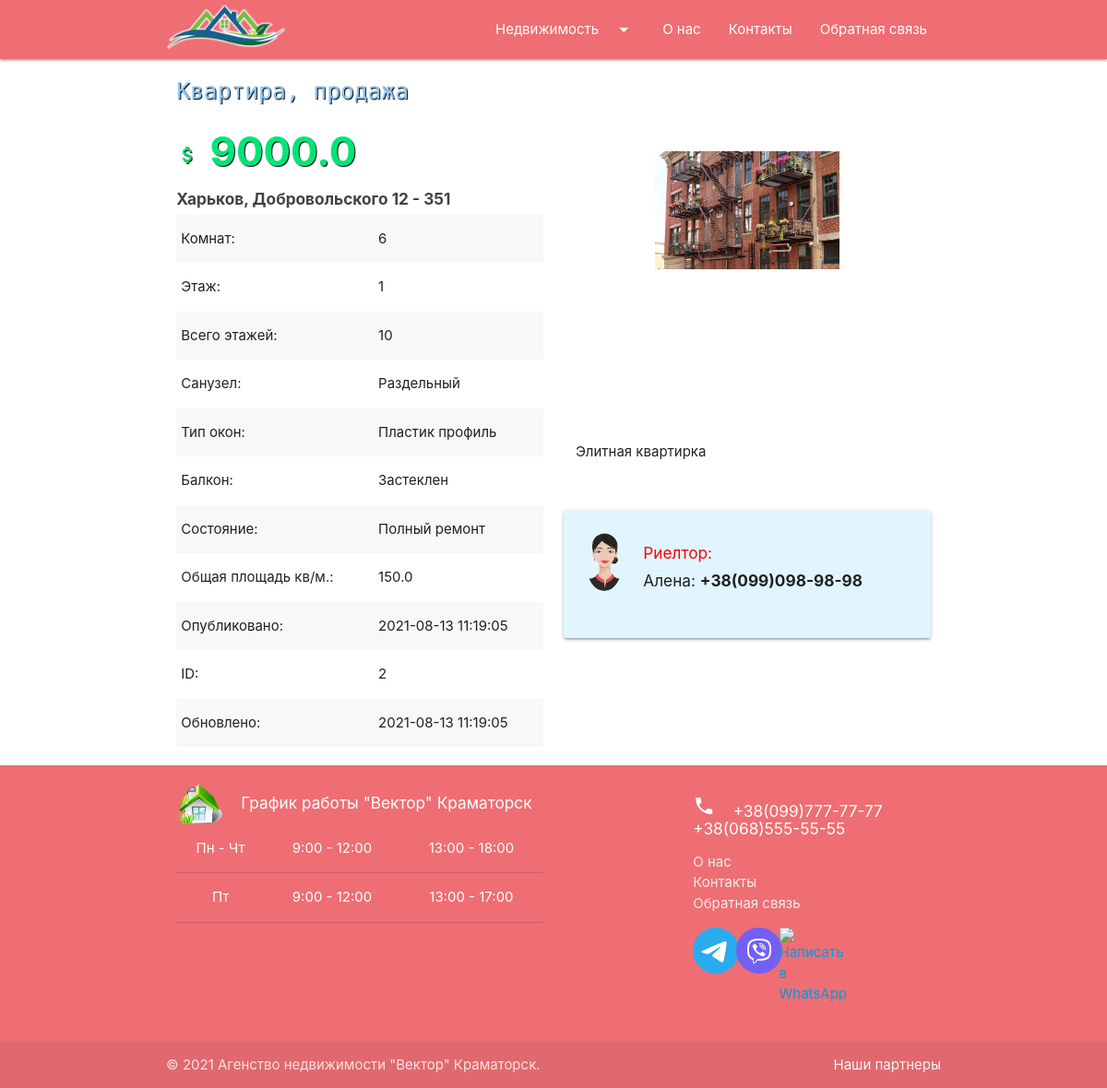
/apartment/2/, run on an earlier commit of the app's database.
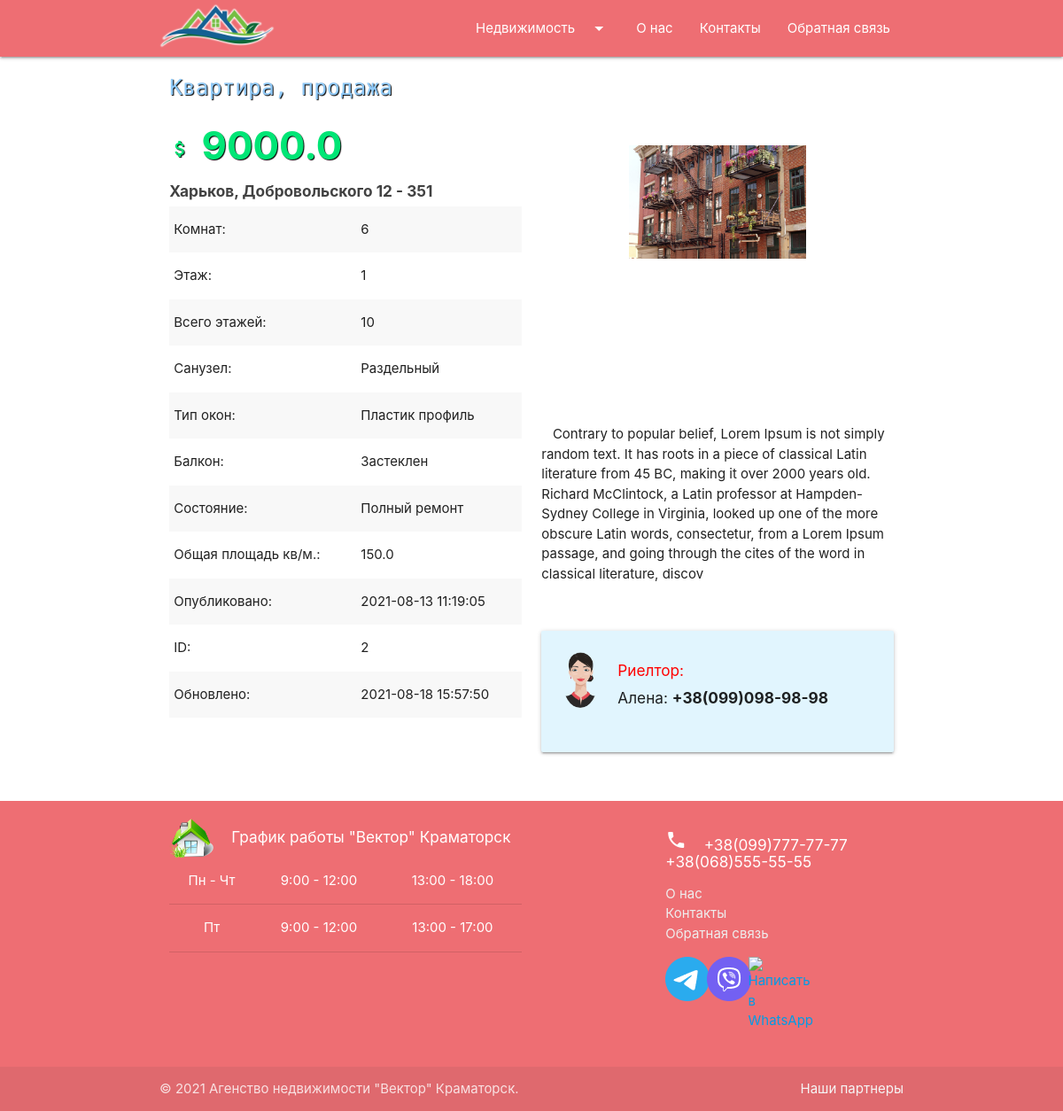
And on a later commit of the database.
### agency/models.py (models this page shows, shortened)
class Apartment(models.Model):
    ADJACENT = 'Смежный'
    SEPARATED = 'Раздельный'
    BATHROOM_CHOICE = [(ADJACENT, 'Смежный'), (SEPARATED, 'Раздельный')]
    PLASTIC = 'Пластик профиль'
    WOOD = 'Дерево профиль'
    STANDARD = 'Стандартная комплектация'
    WINDOW_CHOICE = [(PLASTIC, 'Пластик профиль'),(WOOD, 'Дерево профиль'),(STANDARD, 'Стандартная комплектация')]
    OPEN_BALCONY = 'Открытого типа'
    GLAZED_BALCONY = 'Застеклен'
    GLAZED_AND_INSULATED = 'Застеклен и утеплен'
    NO_BALCONY = 'Отсутствует'
    BALCONY_CHOICE = [
        (OPEN_BALCONY, 'Открытого типа'),
        (GLAZED_BALCONY, 'Застеклен'),
        (GLAZED_AND_INSULATED, 'Застеклен и утеплен'),
        (NO_BALCONY, 'Отсутствует')
    ]
    BASIC_REPAIR = 'Базовый ремонт'
    FULL_REPAIR = 'Полный ремонт'
    NO_REPAIR = 'Требуется ремонт'
    ROOM_CONDITION = [(BASIC_REPAIR, 'Базовый ремонт'), (FULL_REPAIR, 'Полный ремонт'), (NO_REPAIR, 'Требуется ремонт')]
    slug_title = 'Apartment'
    created_at = models.DateTimeField(auto_now_add=True, verbose_name='Создано')
    updated_at = models.DateTimeField(auto_now=True, verbose_name='Обновлено')
    proposal_type = models.CharField(max_length=8, choices=_PROP_CHOICES, default=_SALE, verbose_name='Тип предложения')
    price = models.FloatField(verbose_name='Цена $')
    number_of_rooms = models.PositiveSmallIntegerField(
        default=1, validators=[MinValueValidator(1), MaxValueValidator(10)], verbose_name='Кол-во комнат'
    )
    floor_number = models.PositiveSmallIntegerField(
        default=1, validators=[MinValueValidator(1), MaxValueValidator(25)], verbose_name='Этаж'
    )
    total_floors_number = models.PositiveSmallIntegerField(
        default=10, validators=[MinValueValidator(1), MaxValueValidator(25)], verbose_name='Всего этажей'
    )
    bathroom = models.CharField(max_length=10, choices=BATHROOM_CHOICE, default=SEPARATED, verbose_name='Туалет')
    window_type = models.CharField(max_length=25, choices=WINDOW_CHOICE, default=PLASTIC, verbose_name='Окна')
    balcony = models.CharField(max_length=20, choices=BALCONY_CHOICE, default=GLAZED_BALCONY, verbose_name='Балкон')
    room_condition = models.CharField(max_length=20, choices=ROOM_CONDITION, default=FULL_REPAIR, verbose_name='Ремонт')
    total_area = models.FloatField(
        default=10.0, validators=[MinValueValidator(10.0), MaxValueValidator(400.0)], verbose_name='Общая площадь кв.м'
    )
    address = models.CharField(max_length=65, verbose_name='Адрес')
    description = models.TextField(blank=True, max_length=400, verbose_name='Описание')
    realtors = models.ManyToManyField(Realtor, blank=True, verbose_name='Риелтор')

### agency/views.py (the view)
# urls.py: path('apartment/<int:pk>/', ApartmentView.as_view(), name='apartment'),
class ApartmentView(DetailView):
    model = Apartment

### agency/templates/agency/apartment_detail.html (shortened to what the changed rows need)
{% extends 'index.html' %}
{% block content %}
<div class="container">
    <div class="row">
        <div class="col s12 m12 l6 xl6">
            <h3 class="itemPrice">
                <i class="material-icons">attach_money</i>
                <b>{{ object.price }}</b>
            </h3>
            <span class="grey-text text-darken-3"><h6><b>{{ object.address }}</b></h6></span>
            <table class="striped">
                <tbody>
                <tr>
                    <td>Комнат:</td>
                    <td>{{ object.number_of_rooms }}</td>
                </tr>
                <tr>
                    <td>Этаж:</td>
                    <td>{{ object.floor_number }}</td>
                </tr>
                <tr>
                    <td>Всего этажей:</td>
                    <td>{{ object.total_floors_number }}</td>
                </tr>
                <tr>
                    <td>Санузел:</td>
                    <td>{{ object.bathroom }}</td>
                </tr>
                <tr>
                    <td>Тип окон:</td>
                    <td>{{ object.window_type }}</td>
                </tr>
                <tr>
                    <td>Балкон:</td>
                    <td>{{ object.balcony }}</td>
                </tr>
                <tr>
                    <td>Состояние:</td>
                    <td>{{ object.room_condition }}</td>
                </tr>
                <tr>
                    <td>Общая площадь кв/м.:</td>
                    <td>{{ object.total_area }}</td>
                </tr>
                <tr>
                    <td>Опубликовано:</td>
                    <td>{{ object.created_at | date:"Y-m-d H:i:s" }}</td>
                </tr>
                <tr>
                    <td>ID:</td>
                    <td>{{ object.pk }}</td>
                </tr>
                <tr>
                    <td>Обновлено:</td>
                    <td>{{ object.updated_at | date:"Y-m-d H:i:s" }}</td>
                </tr>
                </tbody>
            </table>
        </div>
        <div class="col s12 m12 l6 xl6">
            <div class="row">
                <div class="col s12">
                    <p>&nbsp;&nbsp;&nbsp;{{ object.description }}</p>
                </div>
            </div>
        </div>
    </div>
</div>
{% endblock %}

What changed in the data, as far as the page shows it:
changed Apartment "Харьков, Добровольского 12 - 351": updated_at "2021-08-13 11:19:05" → "2021-08-18 15:57:50"; description "Элитная квартирка" → "Contrary to popular belief, Lorem Ipsum is not simply random text. It has roots in a piece of classical Latin literature from 45 BC, making it over 2000 years old. Richard McClintock, a Latin professor at Hampden-Sydney College in Virginia, looked up one of the more obscure Latin words, consectetur, from a Lorem Ipsum passage, and going through the cites of the word in classical literature, discov"
